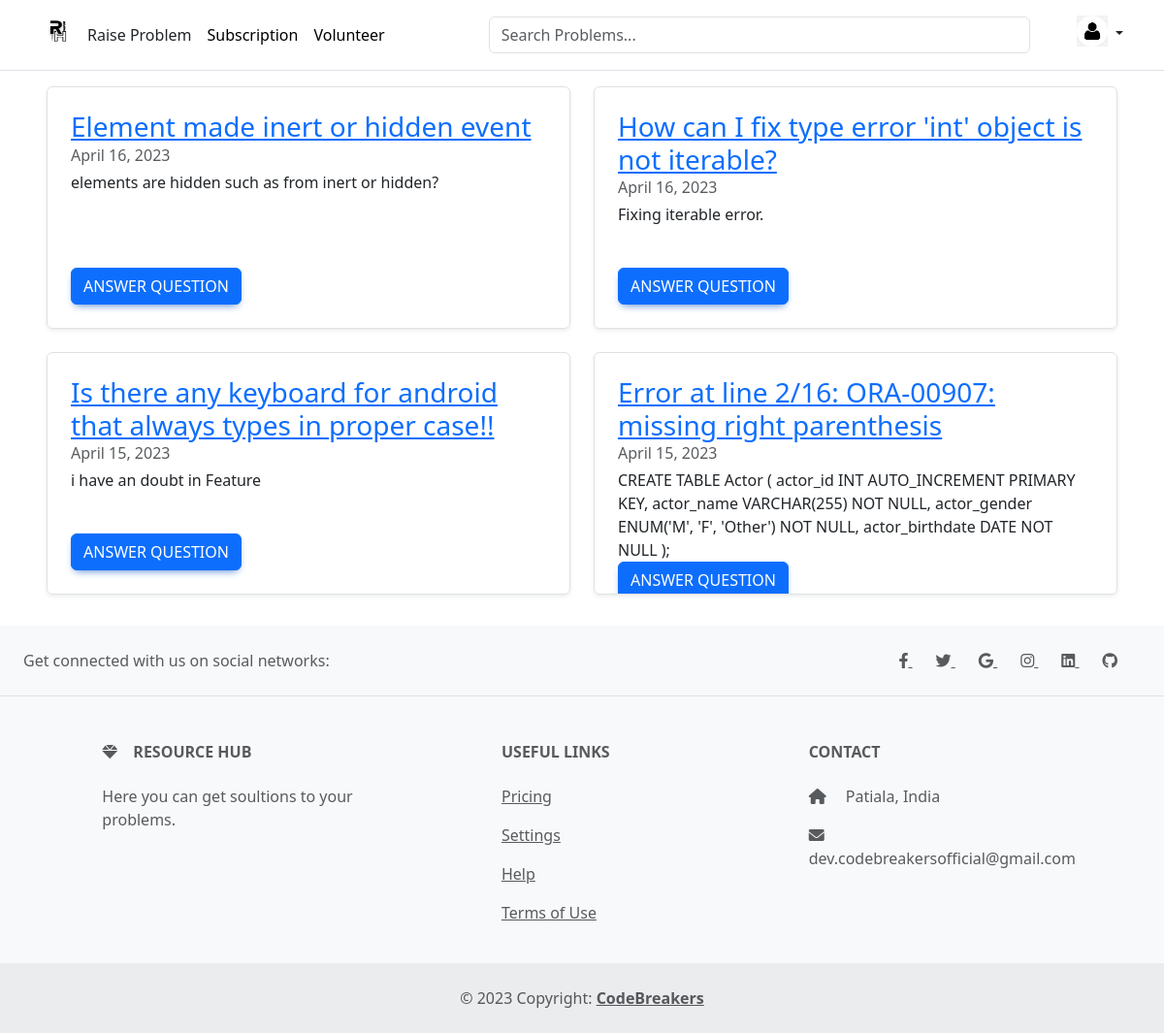
The app's page /dashboard/ (signed in) with its own data.
### home/models.py (models this page shows, shortened)
class Draft(models.Model):
    user=models.ForeignKey(User,on_delete=models.SET_NULL,null=True,blank=True)
    title=models.TextField(max_length=40000,null=True)
    subtitle=models.TextField(max_length=3000,null=True,blank=True)
    description=models.TextField(max_length=80000,null=True,blank=True)
    pub_date=models.DateField(null=True,blank=True)
    published=models.BooleanField(default=False,null=True,blank=True)

class Customer(models.Model):
    full_name=models.CharField(max_length=100,null=True,blank=True)
    temp_email=models.CharField(max_length=100,null=True,blank=True)
    user=models.ForeignKey(User, on_delete= models.CASCADE ,null=True, blank=True)
    user_Type=models.ForeignKey(userType,on_delete=models.CASCADE,null=True, blank=True)
    myplan=models.ForeignKey(plan,on_delete= models.CASCADE,null=True, blank=True)
    is_verified=models.BooleanField(default=False,null=True,blank=True)
    age=models.IntegerField(null=True,blank=True)
    college=models.CharField(max_length=100,null=True,blank=True)
    skills=models.CharField(max_length=100,null=True,blank=True)
    experience=models.CharField(max_length=200,null=True,blank=True)
    otp_code=models.CharField(max_length=100,null=True)

### home/views.py (the view)
# urls.py: path('dashboard/', views.dashboard,name="dashboard"),
def dashboard(request):
    if request.user.is_authenticated:
        todays_date = datetime.date.today()
        if request.user.is_superuser:
            return redirect('admin')
        try:
            my_draft=Draft.objects.filter(published=True).values()
        except:
            print('unable to fetch post')
        try:
            my_customer=Customer.objects.filter(user=request.user)
        except:
            print('unable to fetch users')
        return render(request,"home/dashboard.html", context={'drafts' : my_draft,'permission':my_customer})
    return render(request,"home/home.html", context={})

### home/templates/home/dashboard.html (shortened to what this page needs)
{% load static %}
<!doctype html>
<html lang="en">
  <head>
    <link
    href="https://cdnjs.cloudflare.com/ajax/libs/font-awesome/6.0.0/css/all.min.css"
    rel="stylesheet"
  />
  <link
    href="https://cdnjs.cloudflare.com/ajax/libs/mdb-ui-kit/6.2.0/mdb.min.css"
    rel="stylesheet"
  />
  <link href="{% static 'bootstrap.min.css'%}" rel="stylesheet">
    <link href="https://cdn.jsdelivr.net/npm/bootstrap@5.3.0-alpha3/dist/css/bootstrap.min.css" rel="stylesheet">
    <link href="{% static 'dashboard/style.css'%}" rel="stylesheet">
  </head>
  <body>
<header class="p-3 mb-3 border-bottom">
  <div class="container">
      <div class="d-flex flex-wrap align-items-center justify-content-center justify-content-lg-start">
        <a href="{% url 'home' %}" class="d-flex align-items-center mb-2 mb-lg-0 text-dark text-decoration-none">
          <img class="mb-2" src="{% static 'logo/Resource.png' %}" alt="resourcehub" width="40" height="32">
        </a>
        <ul class="nav col-12 col-lg-auto me-lg-auto mb-2 justify-content-center mb-md-0">
          <li><a href="{% url 'create_post' %}" class="nav-link px-2 link-dark">Raise Problem</a></li>
          <li><a href="{% url 'pricing' %}" class="nav-link px-2" style="color: black;"> Subscription</a></li>
			    <li><a href="{% url 'view_volunteer_profiles' %}" class="nav-link px-2" style="color: black;"> Volunteer</a></li>
        </ul>
        <form class="col-12 col-lg-6 mb-3 mb-lg-0 me-lg-5">
          <input type="search" class="form-control" placeholder="Search Problems..." aria-label="Search">
        </form>
        <div class="dropdown text-end">
          <a href="#" class="d-block link-dark text-decoration-none dropdown-toggle" id="dropdownUser1" data-bs-toggle="dropdown" aria-expanded="false">
            <img class="mb-2" src="{% static 'logo/signin.png' %}" alt="resourcehub" width="32" height="32" class="rounded-circle">
          </a>
        </div>
      </div>
    </div>
  </header>
  <main class="px-5">
  <div class="row mb-2 mt-10">
    {% for my_draft in drafts %}
      <div class="col-md-6">
        <div class="row g-0 border rounded overflow-hidden flex-md-row mb-4 shadow-sm h-md-250 position-relative">
          <div class="col p-4 d-flex flex-column position-static">
            <a href="{% url 'view_full_que' que_id=my_draft.id %}" style:"decoration:none"><h3 class="mb-0">{{my_draft.title}}</h3></a>
            <div class="mb-1 text-muted">{{my_draft.pub_date}}</div>
            <p class="card-text mb-auto text-wrap">{{my_draft.subtitle}}</p>
            {% for my_customer in permission %}
              {% if my_customer.user_Type.code == 131 %}
                <div class="Answer_card">
                  <a href="{% url 'render_answer_post' que_id=my_draft.id %}"><button class="btn btn-primary" type="button">Answer Question</button></a>
                </div>
              {% endif %}
            {% endfor %}
          </div>
        </div>
      </div>
    {% endfor %}
  </div>
</main>
<footer class="text-center text-lg-start bg-light text-muted">
  <section class="d-flex justify-content-center justify-content-lg-between p-4 border-bottom">
    <div class="me-5 d-none d-lg-block">
    <span>Get connected with us on social networks:</span>
    </div>
    <div>
    <a href="" class="me-4 text-reset">
      <i class="fab fa-facebook-f"></i>
    </a>
    <a href="" class="me-4 text-reset">
      <i class="fab fa-twitter"></i>
    </a>
    <a href="" class="me-4 text-reset">
      <i class="fab fa-google"></i>
    </a>
    <a href="" class="me-4 text-reset">
      <i class="fab fa-instagram"></i>
    </a>
    <a href="" class="me-4 text-reset">
      <i class="fab fa-linkedin"></i>
    </a>
    <a href="" class="me-4 text-reset">
      <i class="fab fa-github"></i>
    </a>
    </div>
  </section>
  <section class="">
    <div class="container text-center text-md-start mt-5">
    <div class="row mt-3">
      <div class="col-md-3 col-lg-4 col-xl-3 mx-auto mb-4">
      <h6 class="text-uppercase fw-bold mb-4">
        <i class="fas fa-gem me-3"></i>Resource Hub
      </h6>
      <p>
        Here you can get soultions to your problems.
      </p>
      </div>
      <div class="col-md-3 col-lg-2 col-xl-2 mx-auto mb-4">
      <h6 class="text-uppercase fw-bold mb-4">
        Useful links
      </h6>
      <p>
        <a href="{% url 'pricing' %}" class="text-reset">Pricing</a>
      </p>
      <p>
        <a href="{% url 'view_profile' %}" class="text-reset">Settings</a>
      </p>
      <p>
        <a href="https://resourcehubcomm.netlify.app/" class="text-reset">Help</a>
      </p>
      <p>
        <a href="{% url 'tos' %}" class="text-reset">Terms of Use</a>
      </p>
      </div>
      <div class="col-md-4 col-lg-3 col-xl-3 mx-auto mb-md-0 mb-4">
      <h6 class="text-uppercase fw-bold mb-4">Contact</h6>
      <p><i class="fas fa-home me-3"></i> Patiala, India</p>
      <p>
        <i class="fas fa-envelope me-3"></i>
        dev.codebreakersofficial@gmail.com
      </p>
      </div>
    </div>
    </div>
  </section>
  <div class="text-center p-4" style="background-color: rgba(0, 0, 0, 0.05);">
    © 2023 Copyright:
    <a class="text-reset fw-bold" href="https://mdbootstrap.com/">CodeBreakers</a>
  </div>
</footer>
</body>
</html>

### static/dashboard/style.css (style rules this page uses)
@media (min-width: 768px) { .h-md-250 { height: 250px; } }
.dropdown-toggle { outline: 0; }

### records on screen
Draft: title "Element made inert or hidden event", pub_date "April 16, 2023", subtitle "elements are hidden such as from inert or hidden?"
Customer: shows "ANSWER QUESTION"
Draft: title "How can I fix type error 'int' object is not iterable?", pub_date "April 16, 2023", subtitle "Fixing iterable error."
Draft: title "Is there any keyboard for android that always types in proper case!!", pub_date "April 15, 2023", subtitle "i have an doubt in Feature"
Draft: title "Error at line 2/16: ORA-00907: missing right parenthesis", pub_date "April 15, 2023", subtitle "CREATE TABLE Actor ( actor_id INT AUTO_INCREMENT PRIMARY KEY, actor_name VARCHAR(255) NOT NULL, actor_gender ENUM('M', 'F', 'Other') NOT NULL, actor_birthdate DATE NOT NULL );"
